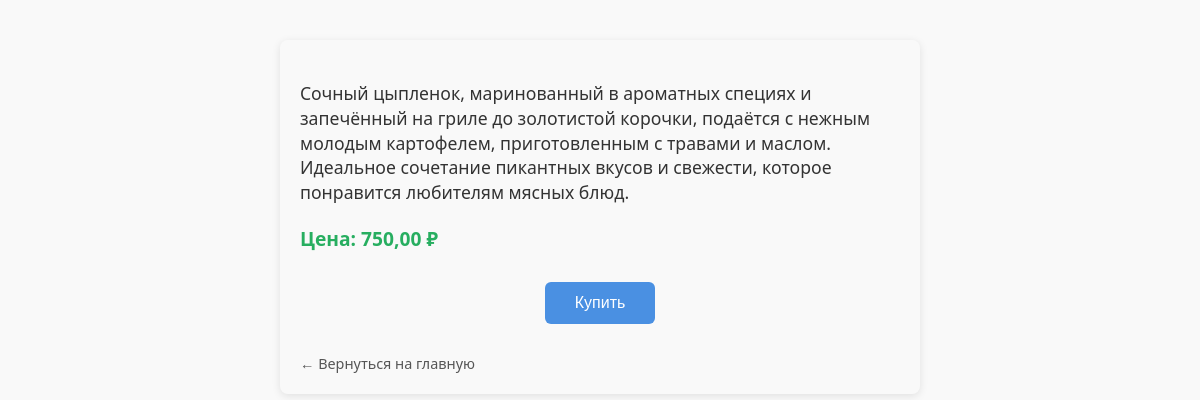
Page /dishes/2/ (signed in) on the committed database.
### dishes/models.py (models this page shows, shortened)
class Dish(models.Model):
    title = models.CharField(max_length=100)
    category = models.ForeignKey(Category, on_delete=models.CASCADE, related_name='dishes')
    image = models.ImageField(upload_to='dishes_image/', null=True, blank=True)
    description = models.TextField()
    price = models.DecimalField(max_digits=8, decimal_places=2)
    is_available = models.BooleanField(default=True)

### dishes/views.py (the view)
@login_required
def dishes_detail(request, pk):
    dish = get_object_or_404(Dish, pk=pk)
    return render(request, 'dishes/detail.html', {
        'dish': dish,
    })

### dishes/templates/dishes/detail.html (shortened to what this page needs)
<!DOCTYPE html>
<html lang="ru">
<head>
</head>
<body>
  <p class="description">{{ dish.description }}</p>
  <p class="price">Цена: {{ dish.price }} ₽</p>
  <form action="{% url 'dishes_buy' dish.pk %}" method="get">
    <button type="submit">Купить</button>
  </form>
  <a href="{% url 'index' %}" class="back-link">← Вернуться на главную</a>
</body>
</html>

### dishes/templates/dishes/detail.html (style rules this page uses)
body { font-family: 'Segoe UI', Tahoma, Geneva, Verdana, sans-serif; max-width: 600px; margin: 40px auto; padding: 20px; background: #f9f9f9; color: #333; border-radius: 8px; box-shadow: 0 2px 8px rgba(0,0,0,0.1); }
p.description { font-size: 1.1em; line-height: 1.4; margin-bottom: 20px; }
p.price { font-weight: bold; font-size: 1.2em; margin-bottom: 30px; color: #27ae60; }
form { text-align: center; }
button { background-color: #4a90e2; border: none; color: white; padding: 12px 30px; font-size: 1em; border-radius: 6px; cursor: pointer; transition: background-color 0.3s ease; }
a.back-link { display: inline-block; margin-top: 30px; color: #555; text-decoration: none; font-size: 0.9em; }

### rows in the picture
Dish: description "Сочный цыпленок, маринованный в ароматных специях и запечённый на гриле до золотистой корочки, подаётся с нежным молодым картофелем, приготовленным с травами и маслом. Идеальное сочетание пикантных вкусов и свежести, которое понравится любителям мясных блюд.", price "750,00"
